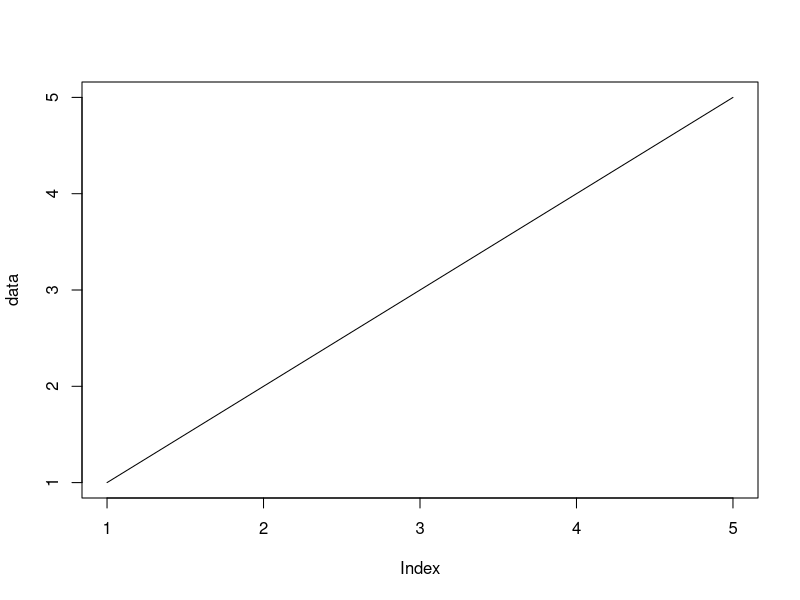
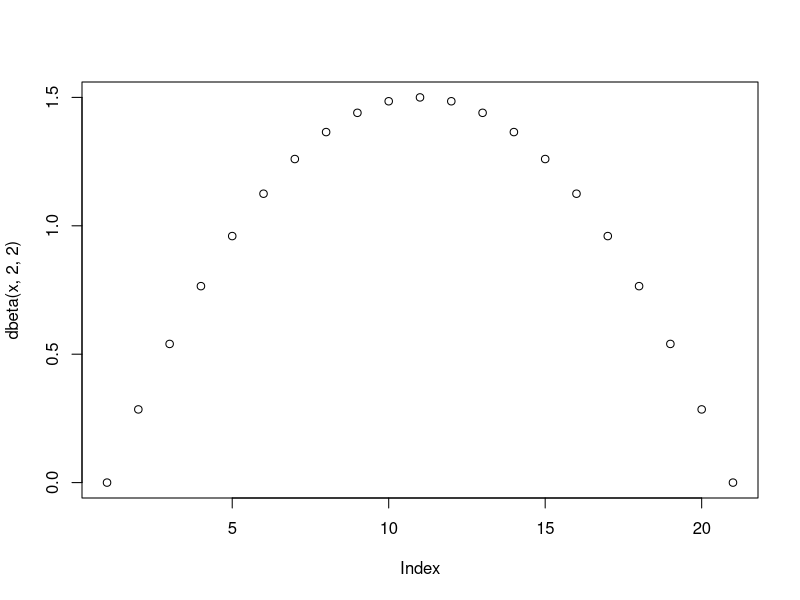
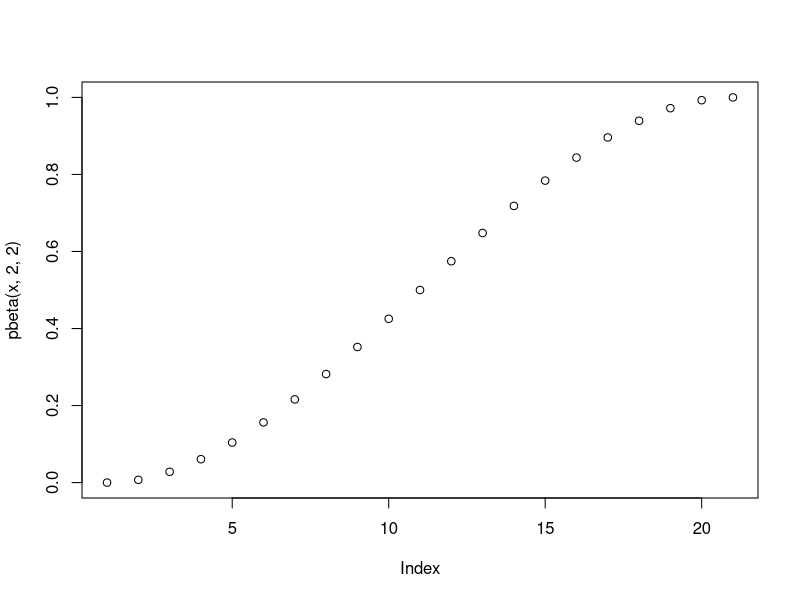
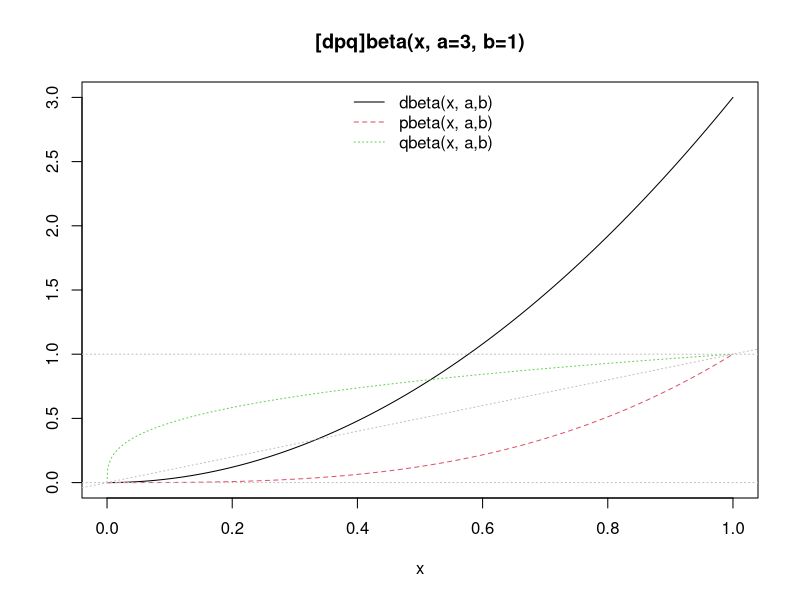
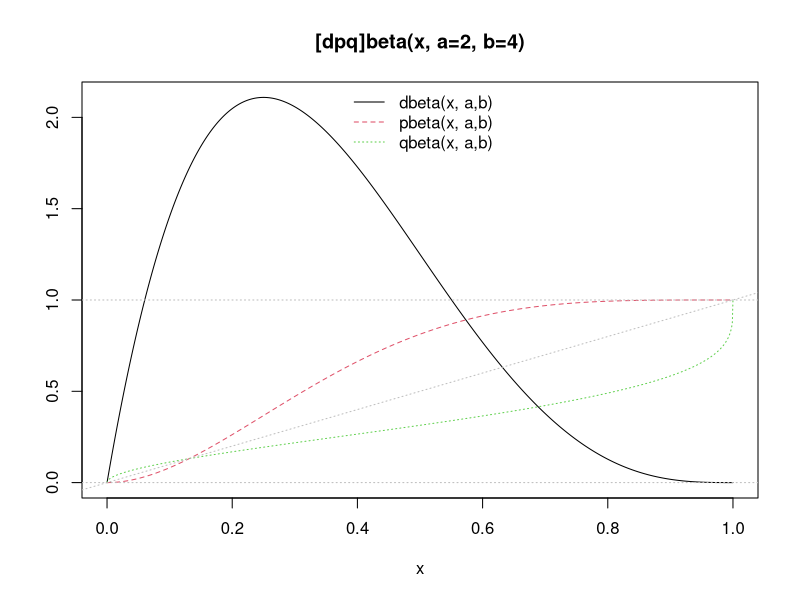
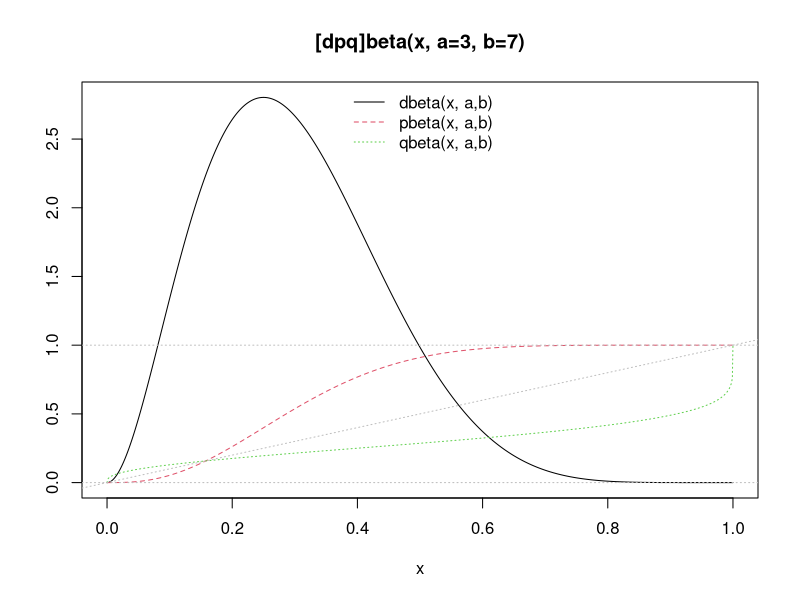
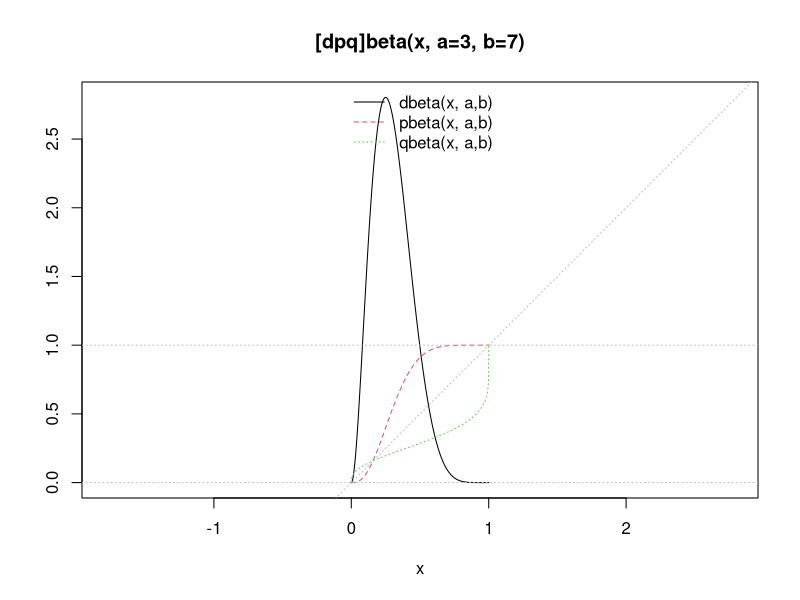
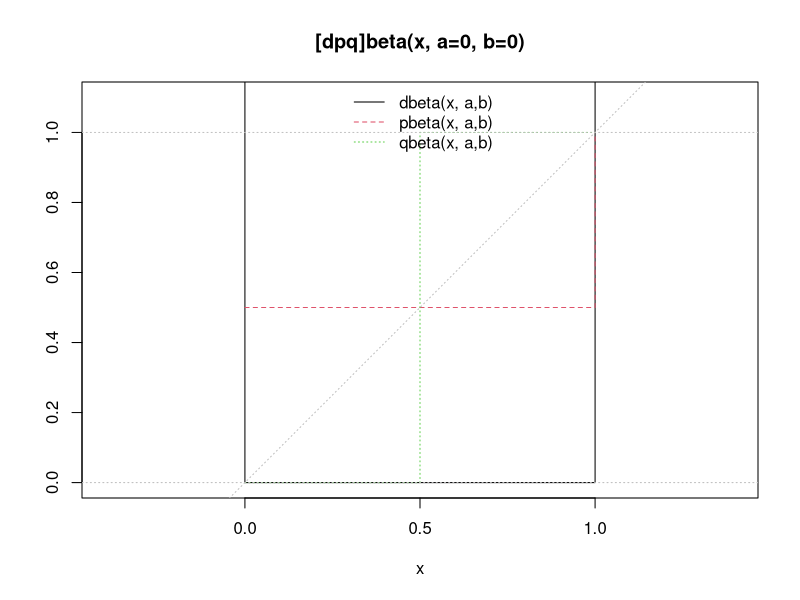

Recreate these plots in R, in order.

####TESTING RANDOM R features and syntax


#multiplying sections of lists
p <- 1:20
print(p)

q <- 1:5
print(q)

print(p*q)
print(p[2:6]*q)
print(p[1:4])

#updating variables in functions
x <- c(4, 6, 9, 10, 13, 15, 19)
x
i <- 11
x <- c(x[x < i], i, x[x >= i])
x
 

##getting a trending line with noise
data <- seq(1,5,)
print(data)
plot(data, type = "l")

returns <- function(x, y){
  return(x+y, x*y)
}

# a, b <- returns(2,3)
# print(a)
### no must return list.

qnorm(0.2, 0, 1)



###Beta distribution in R
x <- seq(0, 1, length.out = 21)
print(x)
dbeta(x, 1, 1)
pbeta(x, 1, 1)
plot(dbeta(x,2,2))
plot(pbeta(x,2,2))

## Visualization, including limit cases:
pl.beta <- function(a,b, asp = if(isLim) 1, ylim = if(isLim) c(0,1.1)) {
  if(isLim <- a == 0 || b == 0 || a == Inf || b == Inf) {
    eps <- 1e-10
    x <- c(0, eps, (1:7)/16, 1/2+c(-eps,0,eps), (9:15)/16, 1-eps, 1)
  } else {
    x <- seq(0, 1, length.out = 1025)
  }
  fx <- cbind(dbeta(x, a,b), pbeta(x, a,b), qbeta(x, a,b))
  f <- fx; f[fx == Inf] <- 1e100
  matplot(x, f, ylab="", type="l", ylim=ylim, asp=asp,
          main = sprintf("[dpq]beta(x, a=%g, b=%g)", a,b))
  abline(0,1,     col="gray", lty=3)
  abline(h = 0:1, col="gray", lty=3)
  legend("top", paste0(c("d","p","q"), "beta(x, a,b)"),
         col=1:3, lty=1:3, bty = "n")
  invisible(cbind(x, fx))
}
pl.beta(3,1)

pl.beta(2, 4)
pl.beta(3, 7)
pl.beta(3, 7, asp=1)

pl.beta(0, 0)   ## point masses at  {0, 1}

pl.beta(0, 2)   ## point mass at 0 ; the same as
pl.beta(1, Inf)

pl.beta(Inf, 2) ## point mass at 1 ; the same as
pl.beta(3, 0)

pl.beta(Inf, Inf)# point mass at 1/2

# is += a thing in R
e <- 1
e
e = +1
e
#Conclusion. No. 

f <- 1
e&&f



varcount <- rep(0,4)
varcount[1] = 2
varcount[4] = 4
varcount
sum(varcount)
if ((varcount[1] + varcount[4])/10 > 0.6){
  print("greater")
} else {
  print("not")
}

min(4,5)

###Testing passing blank variable
blankFunction <- function(var1, var2 = TRUE){
  if (var1 & var2) {
    return("both true")
  }
  else return("not both true")
}
blankFunction(TRUE)
blankFunction(FALSE, FALSE)
blankFunction(FALSE)
blankFunction(TRUE, TRUE)
